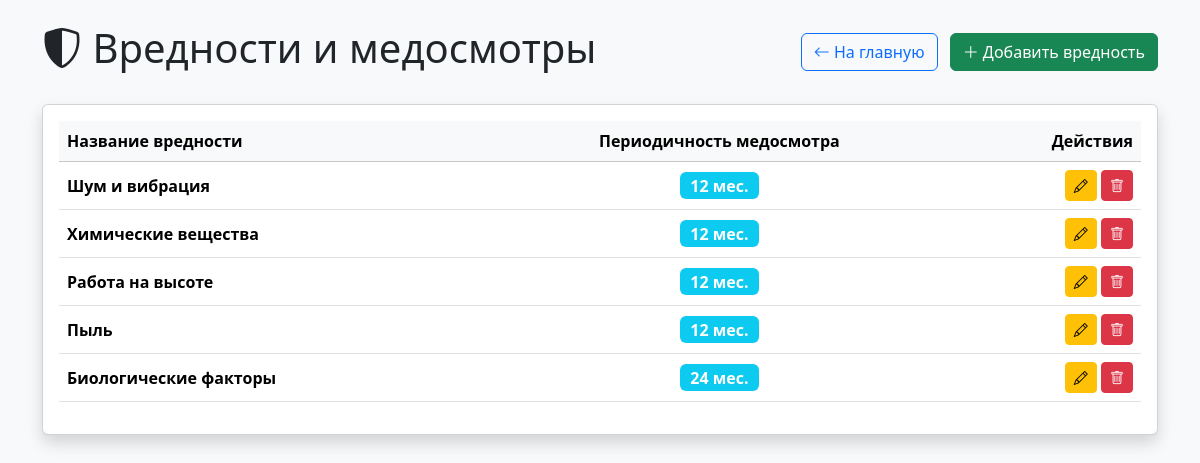
The page /admin on the database its author committed.
### app.py (models this page shows)
class Hazard(db.Model):
    id = db.Column(db.Integer, primary_key=True)
    name = db.Column(db.String(100), nullable=False)
    periodicity_months = db.Column(db.Integer, default=12)
    employee_hazards = db.relationship('EmployeeHazard', backref='hazard', lazy=True)

### app.py (the view)
@app.route('/admin')
def admin():
    return render_template('admin_hazards.html', hazards=Hazard.query.all())

### templates/admin_hazards.html (shortened to what this page needs)
<!DOCTYPE html>
<html lang="ru">
<head>
    <link href="https://cdn.jsdelivr.net/npm/bootstrap@5.3.3/dist/css/bootstrap.min.css" rel="stylesheet">
    <link href="https://cdn.jsdelivr.net/npm/bootstrap-icons@1.11.3/font/bootstrap-icons.min.css" rel="stylesheet">
</head>
<body class="bg-light">
<div class="container mt-4">
    <div class="d-flex justify-content-between align-items-center mb-4">
        <h1><i class="bi bi-shield-shaded"></i> Вредности и медосмотры</h1>
        <div>
            <a href="{{ url_for('index') }}" class="btn btn-outline-primary">
                <i class="bi bi-arrow-left"></i> На главную
            </a>
            <button class="btn btn-success ms-2" data-bs-toggle="modal" data-bs-target="#addModal">
                <i class="bi bi-plus-lg"></i> Добавить вредность
            </button>
        </div>
    </div>
    <div class="card shadow">
        <div class="card-body">
            {% if hazards %}
            <div class="table-responsive">
                <table class="table table-hover align-middle">
                    <thead class="table-light">
                        <tr>
                            <th>Название вредности</th>
                            <th class="text-center">Периодичность медосмотра</th>
                            <th class="text-end">Действия</th>
                        </tr>
                    </thead>
                    <tbody>
                        {% for h in hazards %}
                        <tr>
                            <td><strong>{{ h.name }}</strong></td>
                            <td class="text-center"><span class="badge bg-info fs-6">{{ h.periodicity_months }} мес.</span></td>
                            <td class="text-end">
                                <button class="btn btn-sm btn-warning"
                                        onclick="editHazard({{ h.id }}, '{{ h.name }}', {{ h.periodicity_months }})">
                                    <i class="bi bi-pencil"></i>
                                </button>
                                <a href="{{ url_for('delete_hazard', id=h.id) }}"
                                   class="btn btn-sm btn-danger"
                                   onclick="return confirm('Удалить «{{ h.name }}»?')">
                                    <i class="bi bi-trash"></i>
                                </a>
                            </td>
                        </tr>
                        {% endfor %}
                    </tbody>
                </table>
            </div>
            {% else %}
            <div class="text-center py-5 text-muted">
                <i class="bi bi-shield-slash display-1"></i>
                <p class="mt-3">Вредностей ещё нет</p>
            </div>
            {% endif %}
        </div>
    </div>
</div>
</body>
</html>

### rows shown on the page
Hazard: name "Шум и вибрация", periodicity_months "12"
Hazard: name "Химические вещества", periodicity_months "12"
Hazard: name "Работа на высоте", periodicity_months "12"
Hazard: name "Пыль", periodicity_months "12"
Hazard: name "Биологические факторы", periodicity_months "24"
